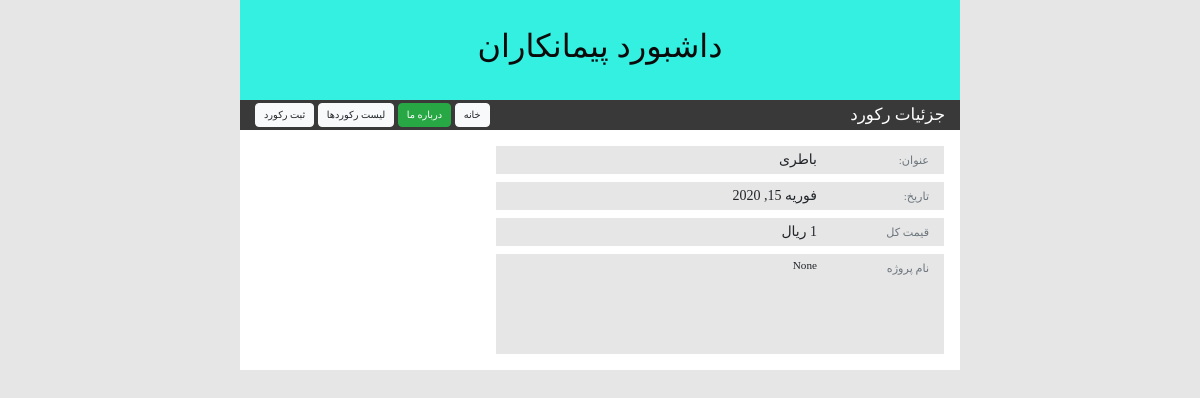
The page /accounting/record_details/1/ on the database as committed earlier.
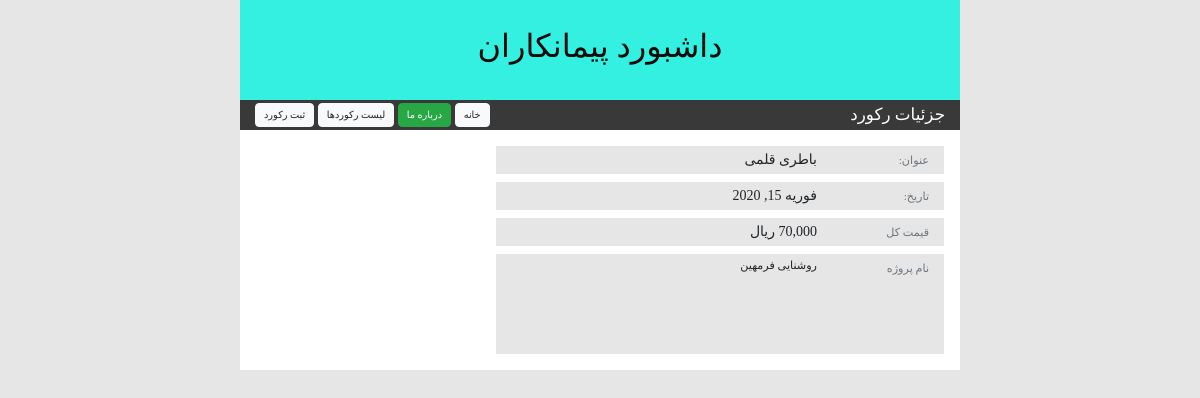
The same page on the database as committed later.
### Accounting/models.py (models this page shows, shortened)
class recording(models.Model):
    class Meta:
        verbose_name="ثبت دخل و خرج"
        verbose_name_plural="ثبت دخل و خرج"
    types_choice=[
        ('1','خرج کرد'),
        ('2','درآمد')
    ]
    types=models.CharField('نوع',choices=types_choice,max_length=10)
    project=models.ForeignKey('Project',on_delete=models.PROTECT,verbose_name='نام پروژه',null=True)
    title=models.CharField('عنوان',max_length=100)
    amount=models.BigIntegerField('تعداد')
    unit_price=models.BigIntegerField('مبلغ واحد')
    date=models.DateField('تاریخ')
    description=models.TextField('توضیحات',null=True,blank=True)
    _total_price=None
    objects = AnnotationManager(
        total_price=F('amount') * F('unit_price')
    )

class Project(models.Model):
    class Meta:
        verbose_name="پروژه"
        verbose_name_plural="پروژه ها"
    name=models.CharField('عنوان پروژه', max_length=50)
    def __str__(self):
        return '{}'.format(self.name)

### Accounting/views.py (the view)
# urls.py: path('record_details/<int:record_id>/',views.record_details,name='record_details'),
def record_details(request,record_id):
    record=get_object_or_404(recording,pk=record_id)
    context={
        'record':record
    }
    return render(request,'html/record_details.html',context)

### Accounting/models.py (called while the page is built)
    def get_queryset(self):
        return super().get_queryset().annotate(**self.annotations)

### Accounting/templates/html/record_details.html (shortened to what this page needs)
{% extends  "html/base.html" %}
{% load static %}
{% load humanize %}
{% block toolbar_title %}
جزئیات رکورد
{% endblock %}
{% block toolbar_buttons %}
<a class="btn btn-light py-1 px-2" href={% url 'accounting:record_list' %} >
    لیست رکوردها
</a>
<a class="btn btn-light py-1 px-2" href={% url 'accounting:record_register' %} >
    ثبت رکورد
</a>
{% endblock %}
{% block main_content %}
  <div class="row py-3">
    <div class="col-8 item-details">
        <div class="row px-3">
            <div class="col-3">
                <small class="text-muted">
                    عنوان:
                </small>
            </div>
            <div class="col-9">
                {{ record.title }}
            </div>
            <div class="col-3">
                <small class="text-muted">
                    تاریخ:
                </small>
            </div>
            <div class="col-9">
                {{ record.date }}
            </div>
            <div class="col-3">
                <small class="text-muted">
                    قیمت کل
                </small>
            </div>
            <div class="col-9">
                ریال
            </div>
            <div class="col-3">
                <small class="text-muted">
                    نام پروژه
                </small>
            </div>
            <div class="col-9 item-text-box">
                {{ record.project }}
            </div>
        </div>
    </div>
{% endblock %}

Rows that differ between the two databases and show on the page:
changed recording: title "باطری" → "باطری قلمی"; project "None" → "روشنایی فرمهین"
